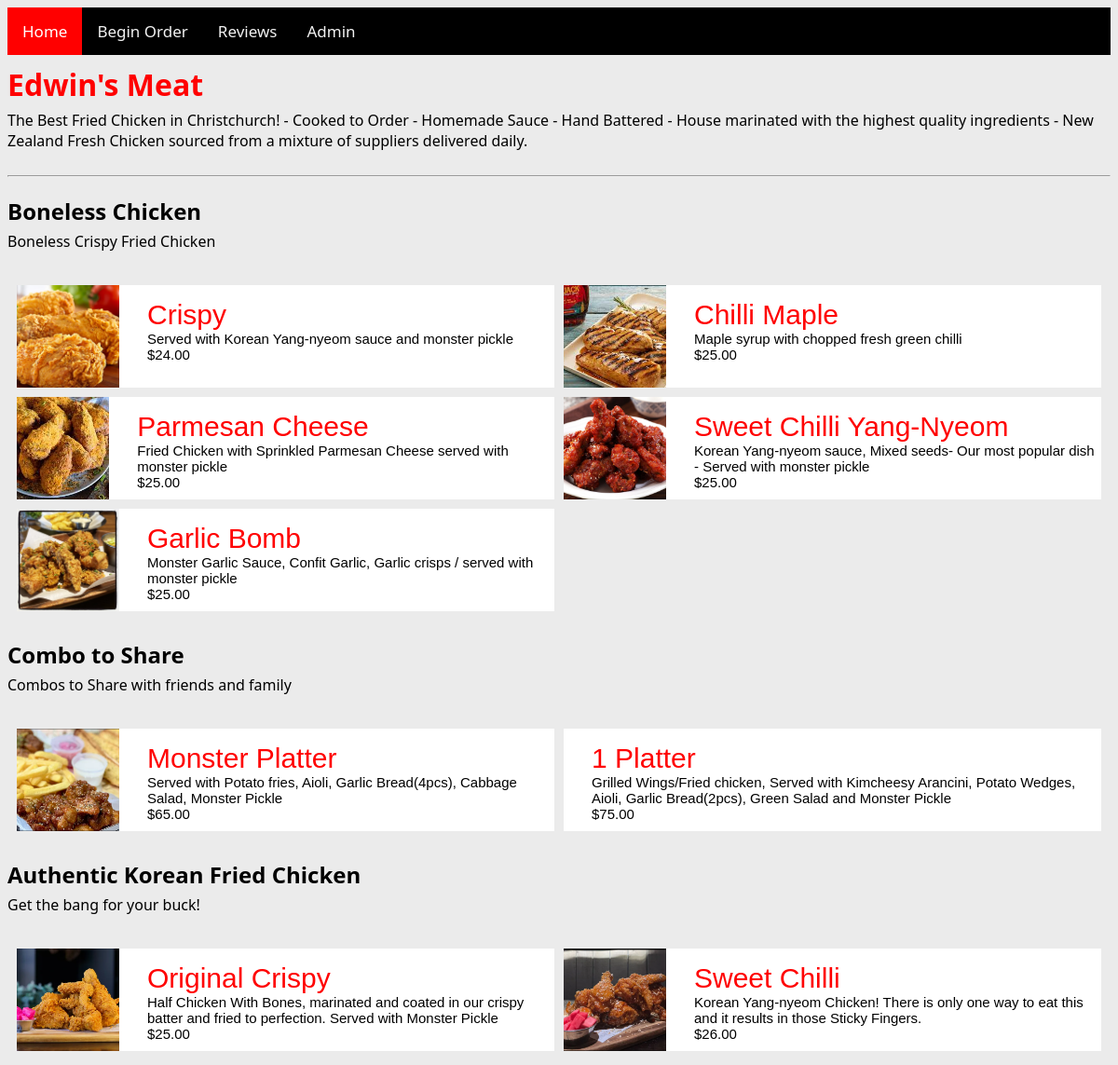
Before: / (upper part) with the older database file.
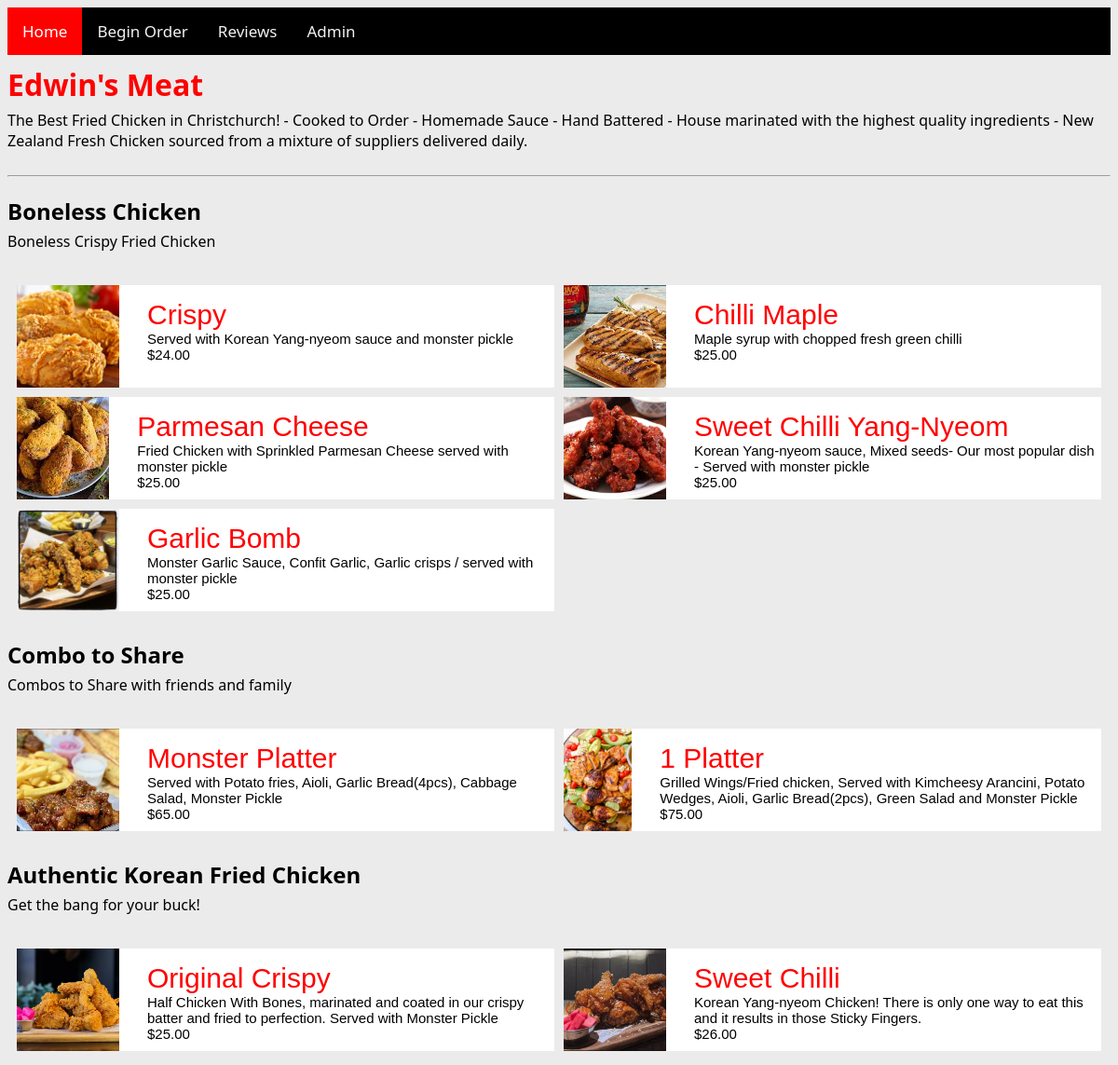
After: the same page with the newer database file.
### tables this page shows
CREATE TABLE categories (cat_id INTEGER PRIMARY KEY AUTOINCREMENT, name TEXT, description TEXT);

CREATE TABLE fooditems (food_id INTEGER PRIMARY KEY AUTOINCREMENT, category REFERENCES categories (cat_id), food_name TEXT, cost NUMERIC, image TEXT, description TEXT);

### routes.py (the view, shortened to what this page needs)
@app.route("/",methods=["GET","POST"])
def mainpage(): #add comments
    conn = sqlite3.connect('data.db')
    cur = conn.cursor()
    cur.execute('SELECT * FROM fooditems')
    foods = cur.fetchall()
    cur.execute('SELECT * FROM categories')
    categories = cur.fetchall()
    if 'cart' not in session:
        session['cart'] = []
    return render_template("home.html", foods=foods,categories=categories,showing=False,foodcart= session['cart'],foodlength= len(session['cart']))

### templates/home.html (shortened to what this page needs)
{% extends "layout.html" %}
{% block content %}
<div class="page_wrpr">
    <h1>Edwin's Meat</h1>
    <p>The Best Fried Chicken in Christchurch! - Cooked to Order - Homemade Sauce - Hand Battered - House marinated with
        the highest quality ingredients - New Zealand Fresh Chicken sourced from a mixture of suppliers delivered daily.</p>
    <hr>
    {% for i in categories %}
    <h2>{{i[1]}}</h2>
    <p>{{i[2]}}</p>
    <div input="submit" class="grid-container">
        {% for f in foods %}
        {% if f[1] == i[0] %}
        <div class="grid-item" data-food-id="{{ f[0] }}">
            {% if f[4] %}
            <img class="foodimage" src="static/images/{{f[4]}}" alt="">
            {% endif %}
            <span class="contents">
                <div class="foodtitle"> {{f[2]}} </div>
                <div class="fooddescription"> {{f[5]}} </div>
                <div class="foodprice"> ${{f[3]}}.00 </div>
            </span>
        </div>
        {% endif %}
        {% endfor %}
    </div>
    {% endfor %}
</div>
{% endblock %}

### templates/layout.html (shortened to what this page needs)
<!DOCTYPE html>
<html>
<head>
    <link rel="stylesheet" href="/static/css/style.css">
</head>
<body>
    <nav>
        {% include "nav.html" %}
    </nav>
    <main>
        {% block content %}{% endblock %}
    </main>
</body>
</html>

### templates/nav.html
<div class="topnav">
     <a class="active" href="#home">Home</a>
     <a href="/">Begin Order</a>
     <a href="#/reviews">Reviews</a>
     <a href="/admin">Admin</a>
</div>

### static/css/style.css (style rules this page uses)
body { font-family: 'Segoe UI', Tahoma, Geneva, Verdana, sans-serif; background-color: rgb(235, 235, 235); color: #000000; }
.page_wrpr { max-width: 1200px; margin: 0px auto; }
.grid-container { display: grid; grid-template-columns: 1fr 1fr; gap: 10px; padding: 10px; }
.grid-container>div { display: flex; background-color: rgba(255, 255, 255); text-align: left; padding: 0 0; }
.topnav { max-width: 1200px; background-color: black; overflow: hidden; margin: 0px auto; }
h1 { color:red; margin-top: 10px; }
p { margin-top: -15px; padding-bottom: 10px; }
.topnav a { float:left; color: #f2f2f2; text-align: center; padding: 14px 16px; text-decoration: none; font-size: 17px; }
.topnav a.active { background-color: red; color: white; }
.foodtitle { color: red; font-size: 30px; text-align: left; padding-left: 30px; padding-top: 15px; }
.fooddescription { color: black; font-size: 15px; align-self: center; padding-left: 30px; }
.foodprice { color: black; font-size: 15px; align-self: center; padding-left: 30px; display: flex; }
.grid-item { color: white; font-family: 'Franklin Gothic Medium', 'Arial Narrow', Arial, sans-serif; }
.foodimage { width: 110px; height: 110px; object-fit: cover; }

Changed rows visible on the page:
changed fooditems "1 Platter": image: picture added
